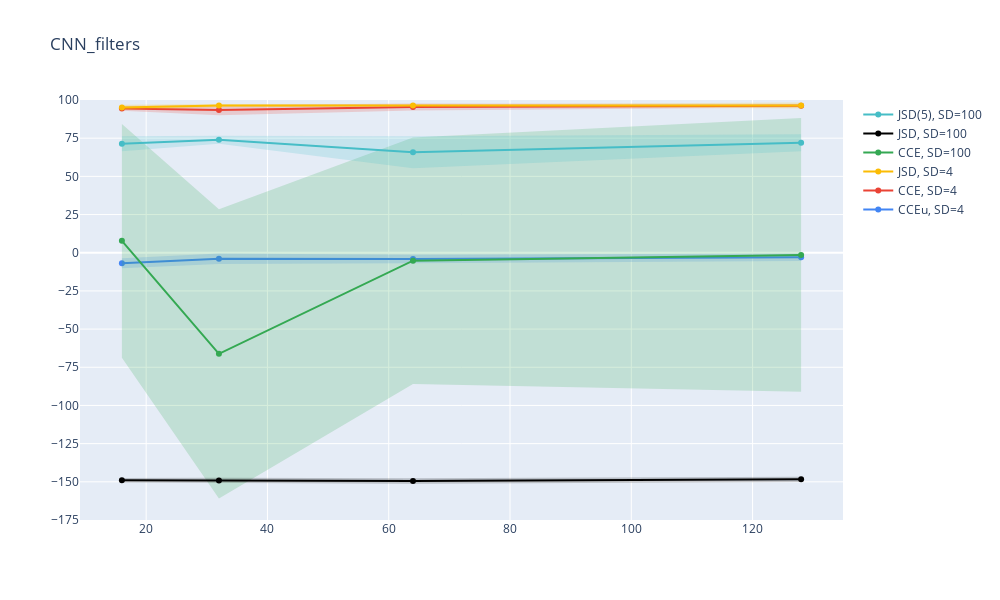

The code cell stored with this chart in its notebook:
### Code cell
plot_vals(5)
plt.savefig("pictures/results_fig_5.svg")

### Figure 1 — Plotly figure (JSON) as saved in the notebook; plotly's stock layout.template omitted (floating-point values rounded to 4 significant figures)
{"data": [{"marker": {"color": "#4285F4"}, "mode": "lines+markers", "name": "CCEu, SD=4", "type": "scatter", "x": [16, 32, 64, 128], "y": [-6.878, -3.963, -4.072, -2.959]}, {"line": {"width": 0}, "marker": {"color": "#4285F4"}, "mode": "lines", "name": "Upper bound", "showlegend": false, "type": "scatter", "x": [16, 32, 64, 128], "y": [-3.629, -0.5119, -1.292, -0.5132]}, {"fill": "tonexty", "fillcolor": "rgba(66, 133, 244, 0.2)", "line": {"width": 0}, "marker": {"color": "#4285F4"}, "mode": "lines", "name": "Lower bound", "showlegend": false, "type": "scatter", "x": [16, 32, 64, 128], "y": [-10.13, -7.415, -6.853, -5.404]}, {"marker": {"color": "#EA4335"}, "mode": "lines+markers", "name": "CCE, SD=4", "type": "scatter", "x": [16, 32, 64, 128], "y": [94.51, 93.39, 95.47, 96.18]}, {"line": {"width": 0}, "marker": {"color": "#EA4335"}, "mode": "lines", "name": "Upper bound", "showlegend": false, "type": "scatter", "x": [16, 32, 64, 128], "y": [96.12, 96.79, 97.76, 97.34]}, {"fill": "tonexty", "fillcolor": "rgba(234, 67, 53, 0.2)", "line": {"width": 0}, "marker": {"color": "#EA4335"}, "mode": "lines", "name": "Lower bound", "showlegend": false, "type": "scatter", "x": [16, 32, 64, 128], "y": [92.9, 89.99, 93.19, 95.01]}, {"marker": {"color": "#FBBC04"}, "mode": "lines+markers", "name": "JSD, SD=4", "type": "scatter", "x": [16, 32, 64, 128], "y": [95.16, 96.33, 96.37, 96.4]}, {"line": {"width": 0}, "marker": {"color": "#FBBC04"}, "mode": "lines", "name": "Upper bound", "showlegend": false, "type": "scatter", "x": [16, 32, 64, 128], "y": [96.95, 97.35, 97.05, 98.34]}, {"fill": "tonexty", "fillcolor": "rgba(251, 188, 4, 0.2)", "line": {"width": 0}, "marker": {"color": "#FBBC04"}, "mode": "lines", "name": "Lower bound", "showlegend": false, "type": "scatter", "x": [16, 32, 64, 128], "y": [93.38, 95.3, 95.68, 94.46]}, {"marker": {"color": "#34A853"}, "mode": "lines+markers", "name": "CCE, SD=100", "type": "scatter", "x": [16, 32, 64, 128], "y": [7.785, -66.2, -5.235, -1.436]}, {"line": {"width": 0}, "marker": {"color": "#34A853"}, "mode": "lines", "name": "Upper bound", "showlegend": false, "type": "scatter", "x": [16, 32, 64, 128], "y": [84.29, 28.46, 75.52, 88.22]}, {"fill": "tonexty", "fillcolor": "rgba(52, 168, 83, 0.2)", "line": {"width": 0}, "marker": {"color": "#34A853"}, "mode": "lines", "name": "Lower bound", "showlegend": false, "type": "scatter", "x": [16, 32, 64, 128], "y": [-68.72, -160.9, -85.99, -91.09]}, {"marker": {"color": "#000000"}, "mode": "lines+markers", "name": "JSD, SD=100", "type": "scatter", "x": [16, 32, 64, 128], "y": [-149.0, -149.1, -149.5, -148.4]}, {"line": {"width": 0}, "marker": {"color": "#000000"}, "mode": "lines", "name": "Upper bound", "showlegend": false, "type": "scatter", "x": [16, 32, 64, 128], "y": [-147.6, -147.4, -147.7, -146.7]}, {"fill": "tonexty", "fillcolor": "rgba(0, 0, 0, 0.2)", "line": {"width": 0}, "marker": {"color": "#000000"}, "mode": "lines", "name": "Lower bound", "showlegend": false, "type": "scatter", "x": [16, 32, 64, 128], "y": [-150.4, -150.8, -151.3, -150.1]}, {"marker": {"color": "#46BDC6"}, "mode": "lines+markers", "name": "JSD(5), SD=100", "type": "scatter", "x": [16, 32, 64, 128], "y": [71.33, 73.94, 65.79, 72.0]}, {"line": {"width": 0}, "marker": {"color": "#46BDC6"}, "mode": "lines", "name": "Upper bound", "showlegend": false, "type": "scatter", "x": [16, 32, 64, 128], "y": [76.2, 76.55, 76.31, 77.63]}, {"fill": "tonexty", "fillcolor": "rgba(70, 189, 198, 0.2)", "line": {"width": 0}, "marker": {"color": "#46BDC6"}, "mode": "lines", "name": "Lower bound", "showlegend": false, "type": "scatter", "x": [16, 32, 64, 128], "y": [66.46, 71.33, 55.28, 66.37]}], "layout": {"height": 600, "title": {"text": "CNN_filters"}, "width": 1000, "yaxis": {"dtick": 25, "range": [-175, 100], "tick0": 0}}}
